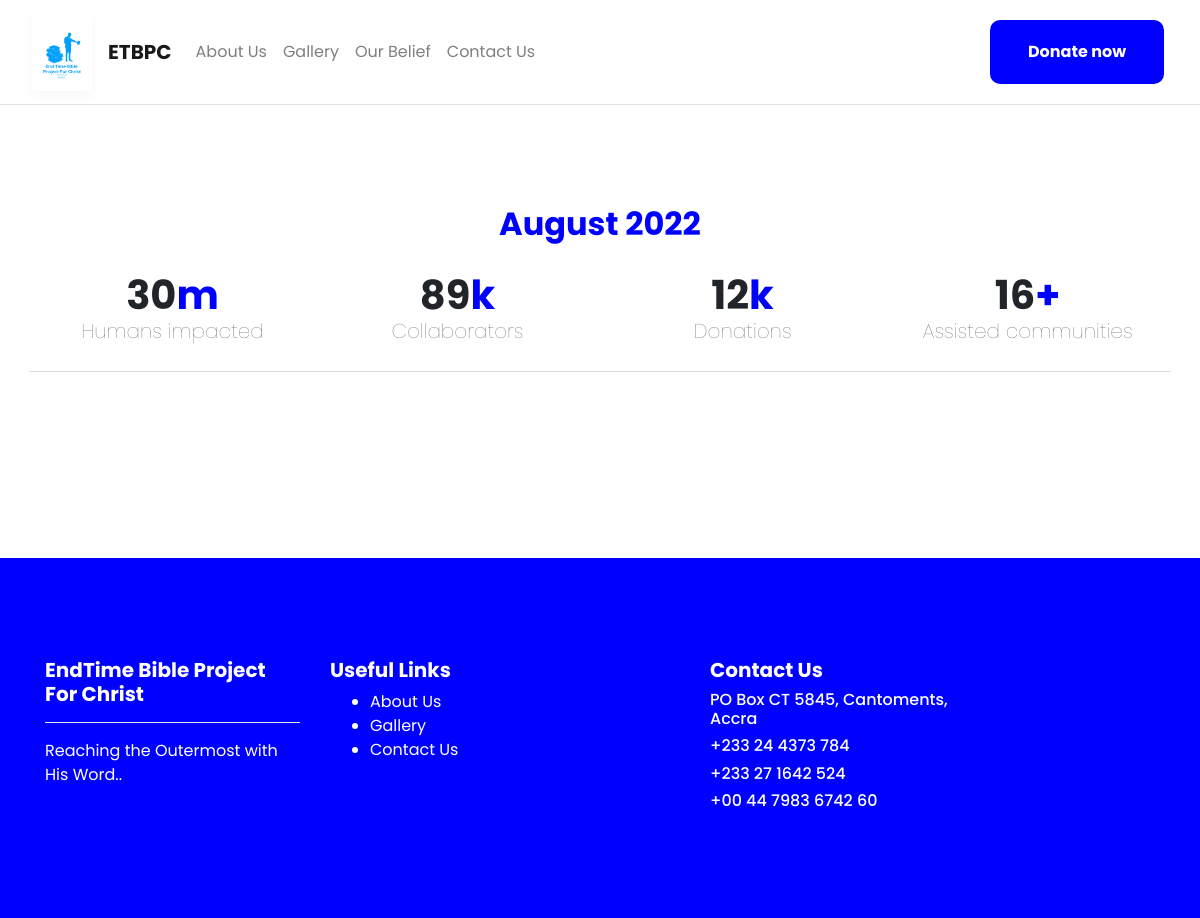
The app's page /allupdates, older data.
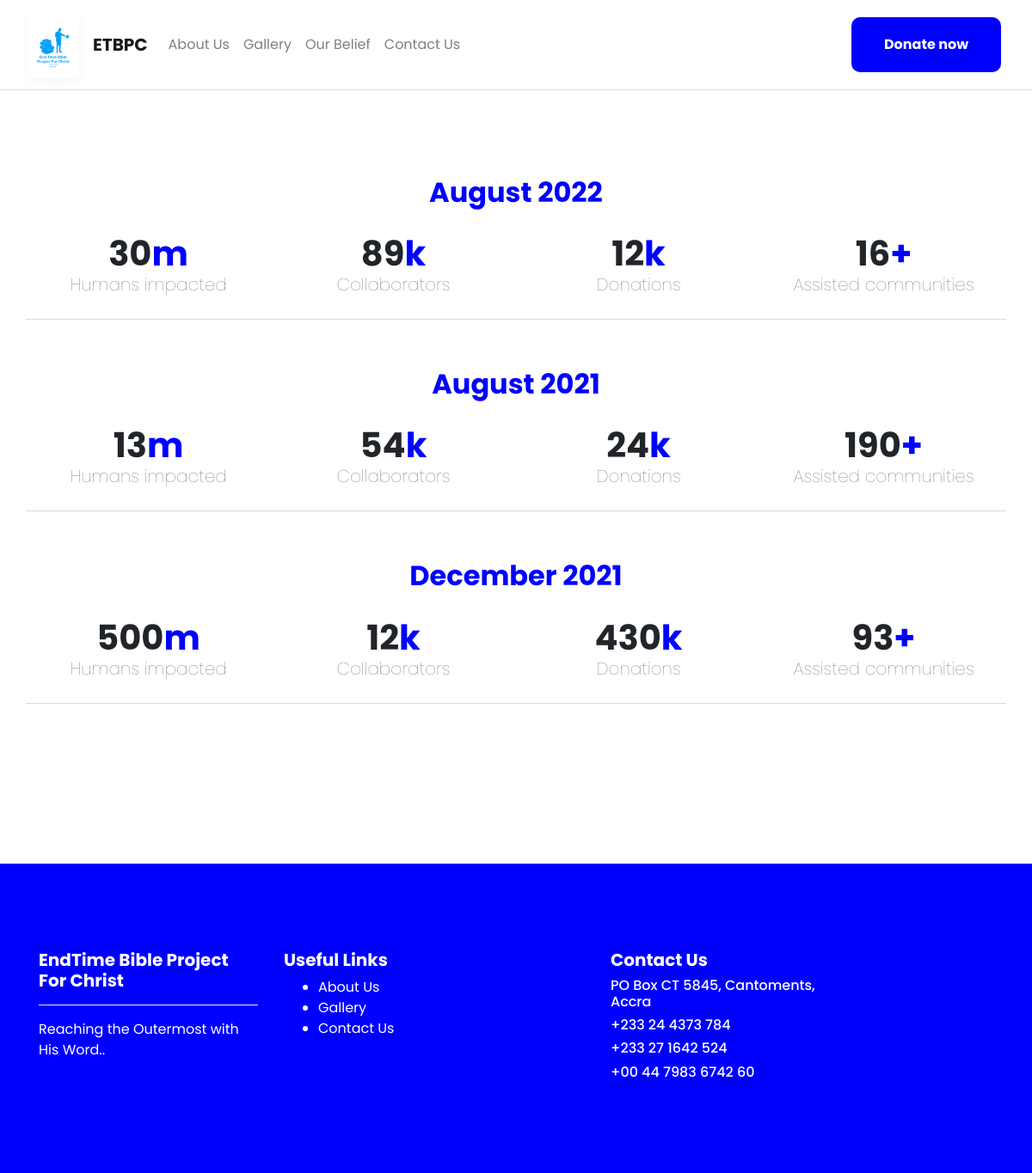
The same page, newer data.
### app.py (models this page shows, shortened)
class Update(db.Model):
    tablename = ['Update']
    id = db.Column(db.Integer, primary_key=True)
    field1 = db.Column(db.String)
    field2 = db.Column(db.String)
    field3 = db.Column(db.String)
    field4 = db.Column(db.String)
    date = db.Column(db.String)
    date_created = db.Column(db.DateTime, default=datetime.utcnow)

### app.py (the view)
@app.route('/allupdates')
def allupdates():
    updates = Update.query.all()
    return render_template('allupdates.html', updates=updates)

### templates/allupdates.html
{% extends "layout.html" %}
{% block body %}
<section style="margin-top: 100px; padding-bottom: 100px;">
    <div class="container">
        {% for update in updates %}
            <h2 class="small-heading" style="text-align: center; font-weight: bold; color: blue;">{{update.date}}</h2>
            <div class="row" style="border-bottom: 1px solid rgb(218, 218, 218); margin-bottom: 7vh;">
                <div class="col-md-3 dataCard" data-aos="fade-up" data-aos-easing="ease-in" data-aos-duration="500">
                    <h1 class="support-row-header">{{update.field1}}<span class="support-row-span">m</span></h1>
                    <h6 class="support">Humans impacted</h6>
                </div>
                <div class="col-md-3 dataCard" data-aos="fade-up" data-aos-easing="ease-in" data-aos-duration="500" data-aos-delay="100">
                    <h1 class="support-row-header">{{update.field2}}<span class="support-row-span">k</span></h1>
                    <h6 class="support">Collaborators</h6>
                </div>
                <div class="col-md-3 dataCard" data-aos="fade-up" data-aos-easing="ease-in" data-aos-duration="500" data-aos-delay="200">
                    <h1 class="support-row-header">{{update.field3}}<span class="support-row-span">k</span></h1>
                    <h6 class="support">Donations</h6>
                </div>
                <div class="col-md-3 dataCard" data-aos="fade-up" data-aos-easing="ease-in" data-aos-duration="500" data-aos-delay="300">
                    <h1 class="support-row-header">{{update.field4}}<span class="support-row-span">+</span></h1>
                    <h6 class="support">Assisted communities</h6>
                </div>
            </div>
            {% endfor %}
        </div>
    </section>
{% endblock %}

Row changes from the older to the newer data that the page shows:
added Update: date "August 2021", field1 "13", field2 "54", field3 "24", field4 "190"
added Update: date "December 2021", field1 "500", field2 "12", field3 "430", field4 "93"
